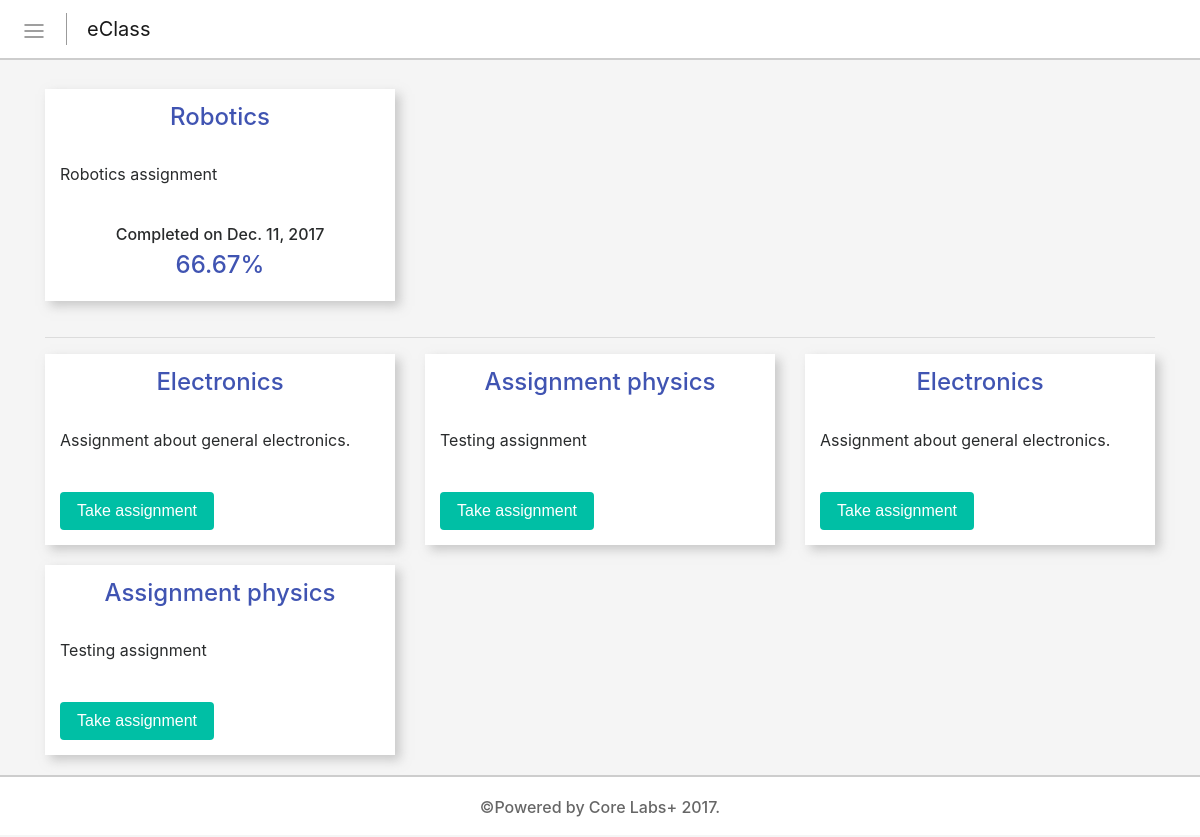
Screenshot of /s/assignments (signed in) with the database file from the repository.
### eclass/models.py (models this page shows, shortened)
class assignment(models.Model):
	title = models.CharField(max_length=50, help_text="Add title")
	description = models.TextField(help_text="Add topic description")
	Active = 'Active'
	Inactive = 'Inactive'
	Finished = 'Finished'
	statuses = {
	(Active, 'Active'),
	(Inactive, 'Inactive'),
	(Finished, 'Finished'),
	}
	status = models.CharField(max_length=20, choices=statuses, default="Inactive")

class Completed_assignment(models.Model):
	assignment = models.ForeignKey(assignment, help_text="Add assignment", on_delete=models.CASCADE)
	student = models.ForeignKey(student, help_text="Add class", on_delete=models.CASCADE)
	time = models.DateField(default=datetime.today())
	score = models.CharField(max_length=5, help_text="Add scores")

### eclass/views.py (the view)
# urls.py: url('^s/assignments$', views.student_assignments, name="assignments"),
@login_required(login_url="/login")
def student_assignments(request):
	user = request.user
	if not user.is_superuser:
		st = student.objects.get(username=request.user)
		assk = assignment_for.objects.filter(eclass=st.eclass, status="Active")
		asss = []
		for ask in assk:
			asss.append(ask.assignment)
		ass_count = assignment_for.objects.filter(eclass=st.eclass).count()
		comps = Completed_assignment.objects.filter(student=student.objects.get(username=request.user))
		not_completed = []
		i=1
		while i <= ass_count:
			for ass in asss:
				for comp in comps:
					if ass == comp.assignment:
						break
					else:
						if ass not in not_completed:
							not_completed.append(ass)
						elif ass in not_completed:
							not_completed.remove(ass)
			i+=1
		for ass in asss:
			not_completed.append(ass)
		for comp in comps:
			if comp.assignment in not_completed:
				not_completed.remove(comp.assignment)
		data = {}
		data['assfors'] = assignment_for.objects.filter(eclass=st.eclass)
		data['assignments'] = assignment.objects.filter(status="Active")
		data['completed'] = Completed_assignment.objects.filter(student=student.objects.get(username=request.user))
		data['incompleted'] = not_completed
		data['student'] = st
		return render(request, 'student-assignments.html', data)
	else:
		return redirect('/error')

### templates/student-assignments.html (shortened to what this page needs)
{% extends 'student-sidebar.html' %}
{% load staticfiles %}
{% block content %}
<div class="container under-navbar">
		<div class="row">
		{% for assignment in assignments %}
			{% for assfor in assfors %}
				{% if assignment == assfor.assignment %}
					{% for done in completed %}
						{% if assignment == done.assignment %}
							<div class="col-md-4 class-holder">
								<div class="col-content with-box-shadow class">
									<h4 align="center" class="color-pink">{{assignment.title}}</h4>
									<br>
									<p>{{assignment.description}}</p>
									<br>
										<h6 align="center">Completed on {{done.time}}</h6>
										<h4 align="center" class="color-pink">{{done.score}}%</h4>
								</div>
							</div>
						{% endif %}
					{% endfor %}
				{% endif %}
			{% endfor %}
		{% endfor %}
		</div>
		<hr>
		<div class="row">
		{% for assignment in incompleted %}
		<div class="col-md-4 class-holder">
			<div class="col-content with-box-shadow class">
				<h4 align="center" class="color-pink">{{assignment.title}}</h4>
				<br>
				<p>{{assignment.description}}</p>
				<br>
				<a href="/s/assignment={{assignment.id}}"><button class="btn green-bcg white">Take assignment</button></a>
			</div>
		</div>
		{% empty %}
			<br>
			<div class="col-md-12">
				<h4 align="center">No new assignments</h4>
			</div>
		{% endfor %}
		</div>
	</div>
	{% endblock %}

### eclass/static/css/main.css (style rules this page uses)
body { background-color: #f5f5f5; }
a { text-decoration: none; }
.color-pink { color: #4054B2; }
.white { color: #ffffff; }
.under-navbar { margin-top: 65px; }
.with-box-shadow { box-shadow: 5px 5px 10px rgba(156, 156, 156, 0.5); }
.green-bcg { background-color: #00bfa5; }
.class-holder { margin-bottom: 20px; }
.class { background-color: #fff; padding: 15px; }
.col-content { background-color: #fff; padding: 15px; }

### rows the page displays
assignment: title "Robotics", description "Robotics assignment"
Completed_assignment: time "Dec. 11, 2017", score "66.67"
assignment: title "Electronics", description "Assignment about general electronics."
assignment: title "Assignment physics", description "Testing assignment"
